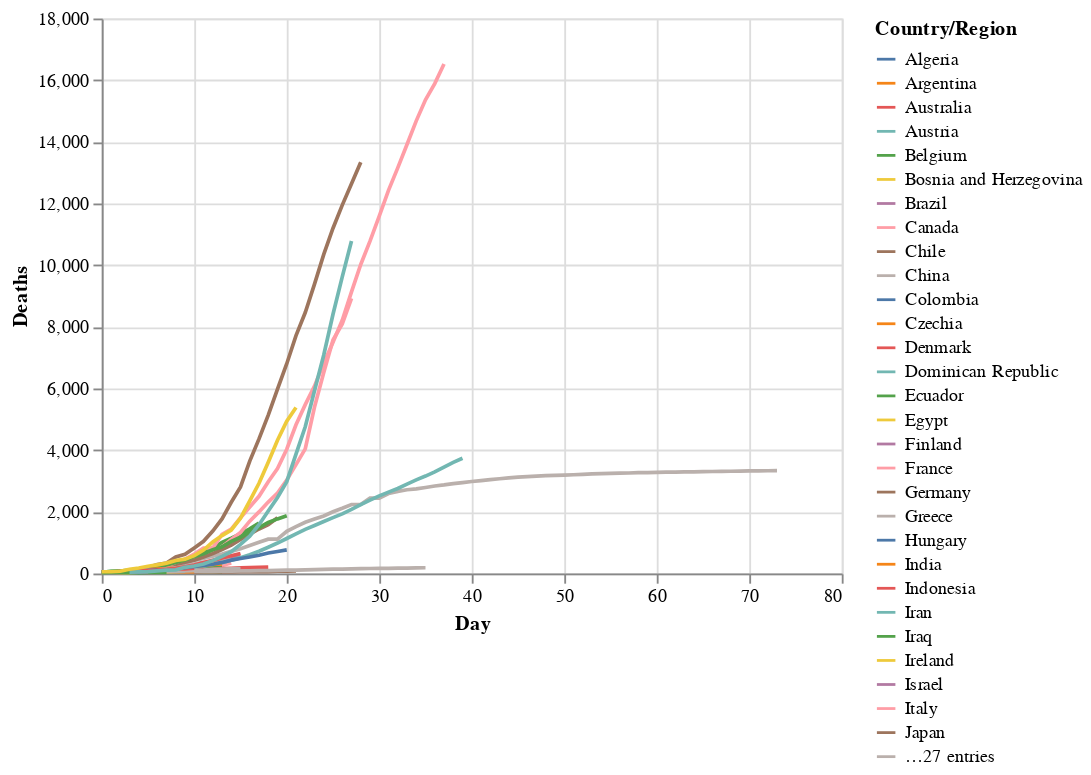

The cell this chart's notebook holds for it:
### Markdown cell above
We'll see the power of having long data when using Altair. Such transformations have been performed for a long time, however it wasn't until 2014 that Hadley Wickham formalized the language in his paper [Tidy data](https://www.researchgate.net/publication/215990669_Tidy_data). Note that Wickham prefers to avoid the terms long and wide because, in his words, 'they are imprecise'. I generally agree but for our purposes here of giving the flavour, they suffice.

Now having transformed our data, let's import Altair and get a sense of its API.

### Code cell
import altair as alt

# altair plot 
alt.Chart(deaths_long).mark_line().encode(
    x='Day',
    y='Deaths',
    color='Country/Region')

### Figure 1 — Vega-Lite specification as saved in the notebook (floating-point values rounded to 4 significant figures; data arrays with more than 128 entries replaced by an {"elided": "..."} marker saying what was removed)
{"config": {"view": {"continuousWidth": 400, "continuousHeight": 300}}, "data": {"name": "data-5239569ca40df81e442f543b2aa56e18"}, "mark": "line", "encoding": {"color": {"type": "nominal", "field": "Country/Region"}, "x": {"type": "quantitative", "field": "Day"}, "y": {"type": "quantitative", "field": "Deaths"}}, "$schema": "https://vega.github.io/schema/vega-lite/v4.8.1.json", "datasets": {"data-5239569ca40df81e442f543b2aa56e18": {"elided": "4256 records"}}}
